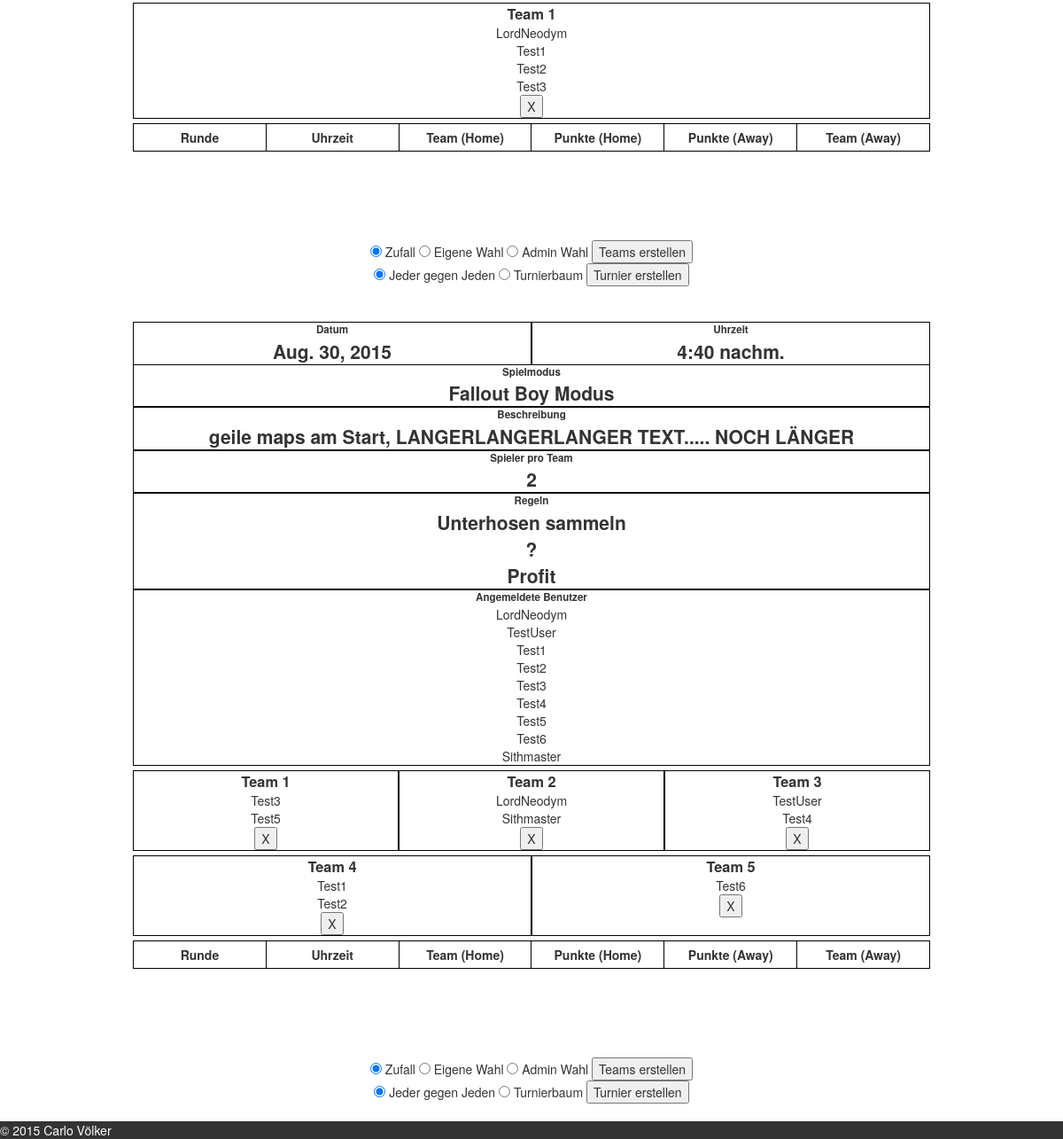
Page /games/counter-strike-16/ (signed in, lower part) on the earlier database version.
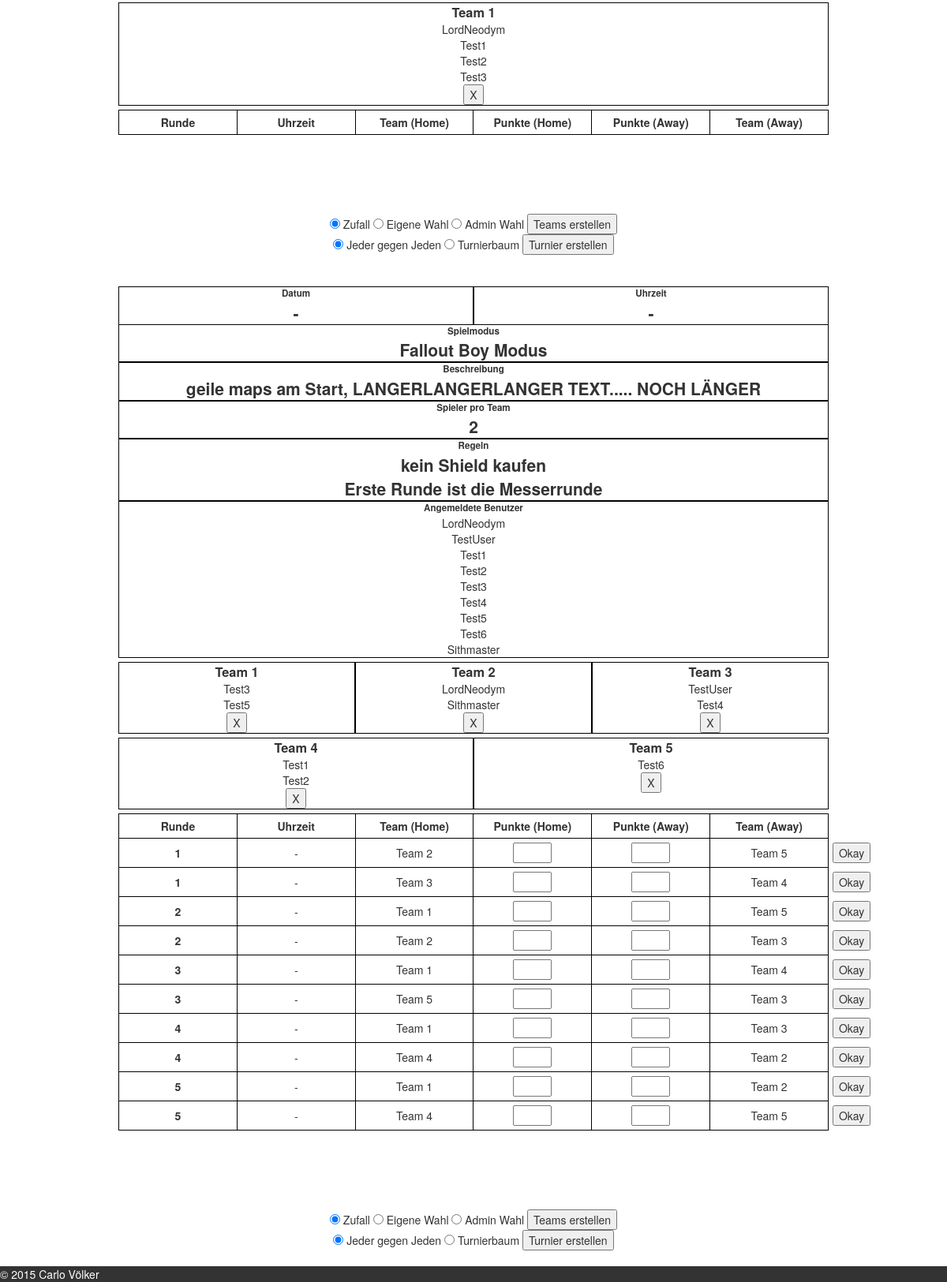
Same page on the later database version.
### core/models.py (models this page shows, shortened)
class Team(models.Model):
	description = models.CharField(verbose_name="Teamname", max_length=50, blank=True, null=True)
	match = models.ForeignKey(Match, verbose_name="Match", related_name="team_match")
	user = models.ManyToManyField(User, verbose_name="Spieler", related_name="team_user")
	@property
	def getTeam(self):
		return u"Team {0}".format(self.description)
	class Meta:
		verbose_name = "Team"
		verbose_name_plural = "Teams"
		ordering = ['description']

class Match(models.Model):
	game = models.ForeignKey(Game, verbose_name="Spiel", blank=False, null=False, related_name="match_game")
	game_mode = models.CharField(verbose_name="Modus", max_length=50, blank=True, null=True)
	player_per_team = models.IntegerField(verbose_name="Spieler pro Team", blank=False, null=False)
	description = models.TextField(verbose_name="Beschreibung", max_length=255, blank=True, null=True)
	user = models.ManyToManyField(User, verbose_name="Spieler", related_name="match_user")
	datetime = models.DateTimeField(verbose_name="Datum/Uhrzeit", blank=True, null=True)
	class Meta:
		verbose_name = "Match"
		verbose_name_plural = "Matches"
		ordering = ['game', 'datetime']

class MatchRulesInline(models.Model):
	match = models.ForeignKey(Match, verbose_name="Spielregeln", blank=True, null=True, related_name="inline_rules")
	information = models.TextField(verbose_name="Regel", max_length=512, null=True, blank=True)
	def __unicode__(self):
		return u"%s" % (self.information)
	class Meta:
		verbose_name = "Spielregel"
		verbose_name_plural = "Spielregeln"

class Round(models.Model):
	match = models.ForeignKey(Match, verbose_name="Match", blank=False, null=False, related_name="round_match")
	round_number = models.IntegerField(verbose_name="Rundennummer", blank=True, null=True)
	team1 = models.ForeignKey(Team, verbose_name="Team Heim", blank=False, null=False, related_name="round_team1")
	team2 = models.ForeignKey(Team, verbose_name="Team Gast", blank=False, null=False, related_name="round_team2")
	pkt1 = models.IntegerField(verbose_name="Punkte Heim", blank=True, null=True, validators=[integer_only])
	pkt2 = models.IntegerField(verbose_name="Punkte Gast", blank=True, null=True, validators=[integer_only])
	datetime = models.DateTimeField(verbose_name="Datum/Uhrzeit", blank=True, null=True)
	@property
	def getPkt1(self):
		if self.pkt1:
		    return self.pkt1
		return ""
	@property
	def getPkt2(self):
		if self.pkt2:
		    return self.pkt2
		return ""
	@property
	def getDatetime(self):
	    if self.datetime:
	    	return self.datetime
	    return "-"
	class Meta:
		verbose_name = "Runde"
		verbose_name_plural = "Runden"
		ordering = ['round_number', 'datetime']

### core/views.py (the view)
# urls.py: url(r'^games/(?P<slug>[-\w\d]+)/$', views.game_site, name='games'),
def game_site(request, slug, command=None):
	context = RequestContext(request)
	content = {}
	if request.user.is_authenticated():
		if request.method == 'POST':
			if command == "register_user":
				register_user_in_match(request)
			elif command == "create_teams":
				create_teams(request)
			elif command == "delete_team":
				delete_team(request)
			elif command == "create_tournament":
				create_tournament(request)
			elif command == "entry_round_result":
				entry_round_result(request)
			return HttpResponseRedirect(reverse('games', args=[slug]))
		try:
			content['game'] = Game.objects.get(slug=slug)
		except:
			content['msg'] = "Seite nicht gefunden!"
			return render_to_response('game_site.html', {'content': content}, context_instance=context)
		content['match'] = Match.objects.filter(game=content['game'])
	else:
		content['msg'] = "Bitte zuerst einloggen!"
	return render_to_response('game_site.html', content, context_instance=context)

### core/context_processors.py (called while the page is built)
def intranet_processor(request):
	content = {}
	lan_name = IntranetMeta.objects.all()[0]
	content['lan_name'] = lan_name
	rules = Rules.objects.all()
	content['rules'] = rules
	games = Game.objects.exclude(match_game=None)
	content['games'] = games
	return content

### core/models.py (called while the page is built)
	def __unicode__(self):
		return u"%s" % (self.name)

### core/templatetags/helper.py (called while the page is built)
@register.filter
def modulo(num, val):
    return num % val

@register.filter(name='has_group')
def has_group(user, group_name):
	group = Group.objects.get(name=group_name)
	return True if group in user.groups.all() else False

### core/templates/game_site.html (shortened to what this page needs)
{% extends "base.html" %}
{% load staticfiles %}
{% load helper %}
{% block body %}
<div class="content">
	{% for match in match %}
	<div class="match_info">
		<div class="datetime">
			<div class="game_info_time">
				<h5 class="row_info">Datum</h5>
				{% if match.datetime.date %}
					<h2 class="game_info">{{ match.datetime.date }}</h2>
				{% else %}
					<h2 class="game_info">-</h2>
				{% endif %}
			</div>
			<div class="game_info_time">
				<h5 class="row_info">Uhrzeit</h5>
				{% if match.datetime.time %}
					<h2 class="game_info">{{ match.datetime.time }}</h2>
				{% else %}
					<h2 class="game_info">-</h2>
				{% endif %}
			</div>
		</div>
		<div class="game_mode">
			<h5 class="row_info">Spielmodus</h5>
			{% if match.game_mode %}
				<h2 class="game_info">{{ match.game_mode }}</h2>
			{% else %}
				<h2 class="game_info">-</h2>
			{% endif %}
		</div>
		<div class="description">
			<h5 class="row_info">Beschreibung</h5>
			{% if match.description %}
				<h2 class="game_info">{{ match.description }}</h2>
			{% else %}
				<h2 class="game_info">-</h2>
			{% endif %}
		</div>
		<div class="player">
			<h5 class="row_info">Spieler pro Team</h5>
			<h2 class="game_info">{{ match.player_per_team }}</h2>
		</div>
		<div class="rules">
			<h5 class="row_info">Regeln</h5>
			{% if match.inline_rules.all %}
				<ul>
					{% for rule in match.inline_rules.all %}
					<li><h2 class="game_info">{{ rule }}</h2></li>
					{% endfor %}
				</ul>
			{% else %}
				<h2 class="game_info">-</h2>
			{% endif %}
		</div>
		<div class="user">
			<h5 class="row_info">Angemeldete Benutzer</h5>
			<ul>
			{% for user in match.user.all %}
	 		<li class="player_name match_id_{{match.id}}" id="user_id_{{user.id}}">{{ user }}</li>
			{% endfor %}
			</ul>
		</div>
	</div>
	<div class="teams">
		{% if match.team_match.all %}
			{% for team in match.team_match.all %}
				{% ifequal forloop.counter0|modulo:3 0 %}
				<div class="team_row">
				{% endifequal %}
					<div class="team" id="team_id_{{team.id}}">
						<h3>Team {{team.description}}</h3>
						<ul>
							{% for user in team.user.all %}
							<li>{{ user }}</li>
							{% endfor %}
						</ul>
						<form method="post" class="delete_team" action="delete_team/">
							<input type="submit" type="submit" value="X" />
						</form>
					</div>
				{% if forloop.counter0|modulo:3 == 2 or forloop.last %}
					</div>
				{% endif %}
			{% endfor %}
		{% endif %}
	</div>
	<div class="tournament_rounds">
		<table class"single_round">
			<tr>
				<th>Runde</th>
				<th>Uhrzeit</th>
				<th>Team (Home)</th>
				<th>Punkte (Home)</th>
				<th>Punkte (Away)</th>
				<th>Team (Away)</th>
			</tr>
			{% for round in match.round_match.all %}
			<tr>
				<form method="post" class="single_round_form" action="entry_round_result/">
					<th>{{ round.round_number }}</th>
					<td>{{ round.getDatetime }}</td>
					<td>{{ round.team1.getTeam }}</td>
					<td><input type="text" maxlength="3" size="3" name="pkt1" value="{{ round.getPkt1 }}" autocomplete="off" /></td>
					<td><input type="text" maxlength="3" size="3" name="pkt2" value="{{ round.getPkt2 }}" autocomplete="off" /></td>
					<td>{{ round.team2.getTeam }}</td>
					<td>
						<input type="submit" type="submit" value="Okay" />
					</td>
				</form>
			</tr>
			{% endfor %}
		</table>
	</div>
	{% if user|has_group:"Admin" %}
	<div class="admin_interface">
		<form method="post" class="create_team" action="create_teams/">
			<input type="radio" id="create_team_random" name="create_team_type" value="random" checked/>
			<label for="create_team_random">Zufall</label>
			<input type="radio" id="create_team_self" name="create_team_type" value="self" />
			<label for="create_team_self">Eigene Wahl</label>
			<input type="radio" id="create_team_admin" name="create_team_type" value="admin" />
			<label for="create_team_admin">Admin Wahl</label>
			<input type="submit" type="submit" value="Teams erstellen" />
		</form>
		<form method="post" class="create_tournament" action="create_tournament/">
			<input type="radio" id="create_tour_vs" name="create_tour" value="vs" checked/>
			<label for="create_tour_vs">Jeder gegen Jeden</label>
			<input type="radio" id="create_tour_tree" name="create_tour" value="tree" />
			<label for="create_tour_tree">Turnierbaum</label>
			<input type="submit" type="submit" value="Turnier erstellen" />
		</form>
	</div>
	{% endif %}
	{% endfor %}
</div>
{% endblock %}

### core/templates/base.html (shortened to what this page needs)
{% load staticfiles %}
<!DOCTYPE html>
    <head>
        <link rel="stylesheet" type="text/css" href="{% static 'css/bootstrap.min.css'%}">
        <link rel="stylesheet" type="text/css" href="{% static 'css/bootstrap-theme.min.css'%}">
        <link rel="stylesheet" href="{% static 'css/screen.css' %}">
        <link rel="stylesheet" href="{% static 'css/drop_down_menu.css' %}">
    </head>
    <body>
        {% block body %}{% endblock %}
        <footer>
            <div class="left">&copy; {% now "Y" %} Carlo Völker</div>
        </footer>
    </body>
</html>

### core/static/css/screen.css (style rules this page uses)
h1, h2, h3, h4, h5, h6, ul { margin: 0 !important; }
ul { padding: 0; list-style-type: none; }
.content { position: relative; text-align: center; width: 75%; left: 12.5%; margin-top: 20px; }
.match_info { margin-top: 10px; }
.match_info>div { border: 1px solid #000; }
.datetime { border: 0 !important; }
.datetime > div { width: 50%; float: left; border: 1px solid #000; }
.rounds, .admin_interface { margin-top: 100px; margin-bottom: 40px; }
.team_row { display: table; width: 100%; margin-top: 5px; table-layout: fixed; }
.team { display: table-cell; width: 100%; border: 1px solid #000000; }
table { width: 100%; margin-top: 5px; table-layout: fixed; }
table, td, th { border: 1px solid #000000; padding: 5px; }
td, th { display: table-cell; width: 100%; }
footer { background-color: #333; color: #FFF; width: 100%; bottom: 0; position: fixed; }

Differences in the rows shown:
removed MatchRulesInline: information "Profit", shown under Match "Fallout Boy Modus"
changed Match "Fallout Boy Modus": datetime "Aug. 30, 2015" → (not shown); datetime.time "4:40 nachm." → (not shown); now shows "- -"
changed MatchRulesInline: information "Unterhosen sammeln" → "kein Shield kaufen"
changed MatchRulesInline: information "?" → "Erste Runde ist die Messerrunde"
added Round: round_number "1", getDatetime "-", team1.getTeam "Team 2", team2.getTeam "Team 5", shown under Match "Fallout Boy Modus"
added Round: round_number "1", getDatetime "-", team1.getTeam "Team 3", team2.getTeam "Team 4", shown under Match "Fallout Boy Modus"
added Round: round_number "2", getDatetime "-", team1.getTeam "Team 1", team2.getTeam "Team 5", shown under Match "Fallout Boy Modus"
added Round: round_number "2", getDatetime "-", team1.getTeam "Team 2", team2.getTeam "Team 3", shown under Match "Fallout Boy Modus"
added Round: round_number "3", getDatetime "-", team1.getTeam "Team 1", team2.getTeam "Team 4", shown under Match "Fallout Boy Modus"
added Round: round_number "3", getDatetime "-", team1.getTeam "Team 5", team2.getTeam "Team 3", shown under Match "Fallout Boy Modus"
added Round: round_number "4", getDatetime "-", team1.getTeam "Team 1", team2.getTeam "Team 3", shown under Match "Fallout Boy Modus"
added Round: round_number "4", getDatetime "-", team1.getTeam "Team 4", team2.getTeam "Team 2", shown under Match "Fallout Boy Modus"
added Round: round_number "5", getDatetime "-", team1.getTeam "Team 1", team2.getTeam "Team 2", shown under Match "Fallout Boy Modus"
added Round: round_number "5", getDatetime "-", team1.getTeam "Team 4", team2.getTeam "Team 5", shown under Match "Fallout Boy Modus"
